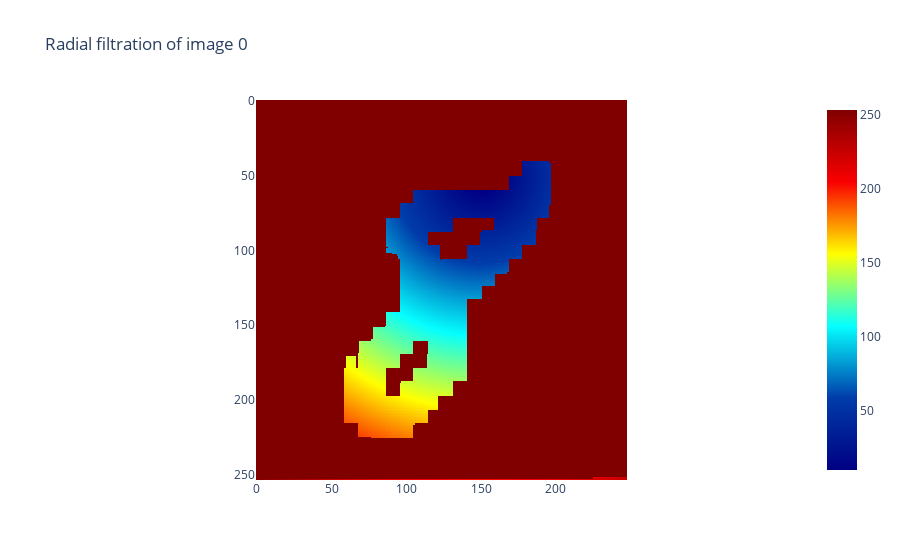

Notebook cell for this chart:
### Code cell
#im_binarized = np.array([[[0, 0, 0], [1, 1, 0], [3, 2, 0], [2, 3, 0], [3, 3, 1], [2, 2, 2]]])
radial_filtration = RadialFiltration(center=np.array([150, 50]))
filtered = radial_filtration.fit_transform(np.array([invert(BnW_image)]))

radial_filtration.plot(filtered, colorscale="jet")

### Figure 1 — Plotly figure (JSON) as saved in the notebook; plotly's stock layout.template omitted (floating-point values rounded to 4 significant figures; data arrays with more than 128 entries replaced by an {"elided": "..."} marker saying what was removed)
{"data": [{"colorscale": [[0, "rgb(0,0,131)"], [0.2, "rgb(0,60,170)"], [0.4, "rgb(5,255,255)"], [0.6, "rgb(255,255,0)"], [0.8, "rgb(250,0,0)"], [1, "rgb(128,0,0)"]], "type": "heatmap", "z": {"elided": "254x248 float values"}}], "layout": {"plot_bgcolor": "white", "title": {"text": "Radial filtration of image 0"}, "xaxis": {"constrain": "domain", "scaleanchor": "y"}, "yaxis": {"autorange": "reversed", "constrain": "domain"}}}
